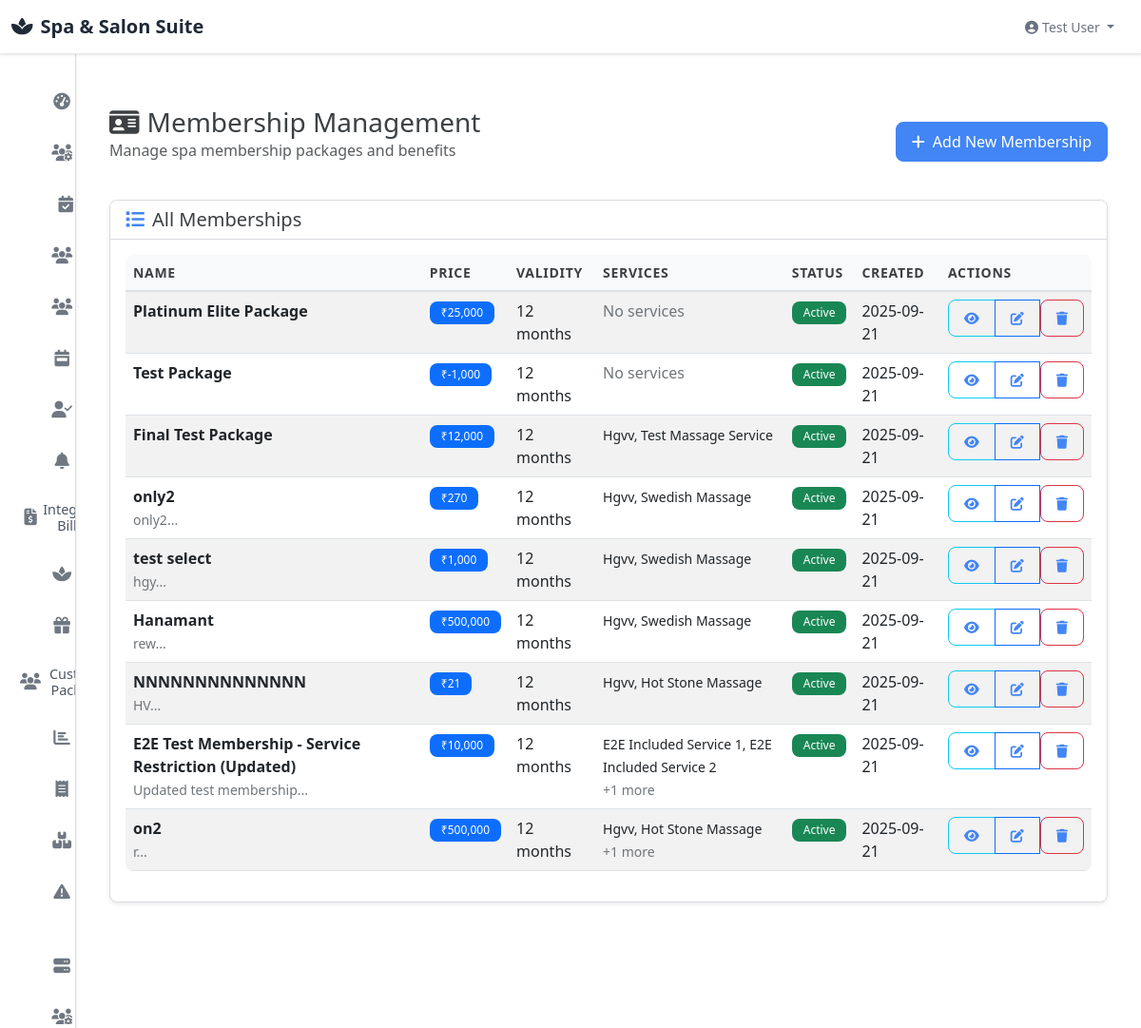
Screenshot of /memberships (signed in) with the database file from the repository.
### models.py (models this page shows, shortened)
class Membership(db.Model):
    __tablename__ = "memberships"
    id = db.Column(db.Integer, primary_key=True)
    name = db.Column(db.String(100), nullable=False)
    price = db.Column(db.Float, nullable=False)
    validity_months = db.Column(db.Integer, nullable=False)  # Usually 12
    services_included = db.Column(db.Text, nullable=True)  # Keep for backward compatibility
    description = db.Column(db.Text, nullable=True)  # Description field for membership details
    is_active = db.Column(db.Boolean, default=True, nullable=False)
    created_at = db.Column(db.DateTime, default=datetime.utcnow)
    membership_services = db.relationship('MembershipService', backref='membership', lazy=True, cascade='all, delete-orphan')

class MembershipService(db.Model):
    __tablename__ = 'membership_services'
    id = db.Column(db.Integer, primary_key=True)
    membership_id = db.Column(db.Integer, db.ForeignKey('memberships.id'), nullable=False)
    service_id = db.Column(db.Integer, db.ForeignKey('service.id'), nullable=False)
    created_at = db.Column(db.DateTime, default=datetime.utcnow)
    service = db.relationship('Service', backref='membership_services')
    __table_args__ = (db.UniqueConstraint('membership_id', 'service_id'),)

class Service(db.Model):
    id = db.Column(db.Integer, primary_key=True)
    name = db.Column(db.String(100), nullable=False)
    description = db.Column(db.Text)
    duration = db.Column(db.Integer, nullable=False)  # in minutes
    price = db.Column(db.Float, nullable=False)
    category_id = db.Column(db.Integer, db.ForeignKey('category.id'))
    category = db.Column(db.String(50), nullable=False)  # Fallback for compatibility
    is_active = db.Column(db.Boolean, default=True)
    created_at = db.Column(db.DateTime, default=datetime.utcnow)
    appointments = db.relationship('Appointment', backref='service', lazy=True)

### modules/packages/membership_views.py (the view)
@app.route('/memberships')
@login_required
def memberships_list():
    if not hasattr(current_user, 'can_access') or not current_user.can_access('packages'):
        flash('Access denied', 'danger')
        return redirect(url_for('dashboard'))
    memberships = Membership.query.all()
    return render_template('memberships/list.html', memberships=memberships)

### app.py (called while the page is built)
@login_manager.user_loader
def load_user(user_id):
    from models import User
    return User.query.get(int(user_id))

@app.context_processor
def utility_processor():
    import utils
    return dict(utils=utils)

@app.after_request
def after_request(response):
    response.headers['X-Frame-Options'] = 'SAMEORIGIN'
    response.headers['Access-Control-Allow-Origin'] = '*'
    response.headers['Access-Control-Allow-Methods'] = 'GET, POST, PUT, DELETE, OPTIONS'
    response.headers['Access-Control-Allow-Headers'] = 'Content-Type, Authorization, X-Requested-With'
    response.headers['Cache-Control'] = 'no-cache, no-store, must-revalidate'
    response.headers['Pragma'] = 'no-cache'
    response.headers['Expires'] = '0'
    return response

### models.py (called while the page is built, shortened)
    def has_role(self, role):
        if self.role_id and hasattr(self, 'dynamic_role') and self.dynamic_role:
            return self.dynamic_role.name == role
        return self.role == role

    def can_access(self, resource):
        if not self.is_active:
            return False
        if self.has_role('admin') or self.has_role('super_admin') or self.role == 'admin':
            return True

### templates/memberships/list.html (shortened to what this page needs)
{% extends "base.html" %}
{% block content %}
<div class="container-fluid">
    <div class="row">
        <div class="col-12">
            <div class="d-flex justify-content-between align-items-center mb-4">
                <div>
                    <h1 class="h3 mb-0">
                        <i class="fas fa-id-card me-2"></i>Membership Management
                    </h1>
                    <p class="text-muted">Manage spa membership packages and benefits</p>
                </div>
                <a href="{{ url_for('membership_add') }}" class="btn btn-primary">
                    <i class="fas fa-plus me-2"></i>Add New Membership
                </a>
            </div>
        </div>
    </div>
    <div class="row">
        <div class="col-12">
            <div class="card">
                <div class="card-header">
                    <h5 class="mb-0">
                        <i class="fas fa-list me-2"></i>All Memberships
                    </h5>
                </div>
                <div class="card-body">
                    {% if memberships %}
                    <div class="table-responsive">
                        <table class="table table-striped table-hover">
                            <thead class="table-dark">
                                <tr>
                                    <th>Name</th>
                                    <th>Price</th>
                                    <th>Validity</th>
                                    <th>Services</th>
                                    <th>Status</th>
                                    <th>Created</th>
                                    <th>Actions</th>
                                </tr>
                            </thead>
                            <tbody>
                                {% for membership in memberships %}
                                <tr>
                                    <td>
                                        <strong>{{ membership.name }}</strong>
                                        {% if membership.description %}
                                        <br><small class="text-muted">{{ membership.description[:50] }}...</small>
                                        {% endif %}
                                    </td>
                                    <td>
                                        <span class="badge bg-primary">₹{{ "{:,.0f}".format(membership.price) }}</span>
                                    </td>
                                    <td>{{ membership.validity_months }} months</td>
                                    <td>
                                        {% if membership.membership_services %}
                                        <small>
                                            {% for ms in membership.membership_services[:2] %}
                                                {{ ms.service.name }}{% if not loop.last %}, {% endif %}
                                            {% endfor %}
                                            {% if membership.membership_services|length > 2 %}
                                                <br><span class="text-muted">+{{ membership.membership_services|length - 2 }} more</span>
                                            {% endif %}
                                        </small>
                                        {% else %}
                                        <span class="text-muted">No services</span>
                                        {% endif %}
                                    </td>
                                    <td>
                                        {% if membership.is_active %}
                                        <span class="badge bg-success">Active</span>
                                        {% else %}
                                        <span class="badge bg-secondary">Inactive</span>
                                        {% endif %}
                                    </td>
                                    <td>
                                        {% if membership.created_at %}
                                        {{ membership.created_at.strftime('%Y-%m-%d') }}
                                        {% else %}
                                        <span class="text-muted">N/A</span>
                                        {% endif %}
                                    </td>
                                    <td>
                                        <div class="btn-group btn-group-sm">
                                            <a href="{{ url_for('membership_view', membership_id=membership.id) }}"
                                               class="btn btn-outline-info" title="View Details">
                                                <i class="fas fa-eye"></i>
                                            </a>
                                            <a href="{{ url_for('membership_edit', membership_id=membership.id) }}"
                                               class="btn btn-outline-primary" title="Edit Membership">
                                                <i class="fas fa-edit"></i>
                                            </a>
                                            <form method="POST" action="{{ url_for('membership_delete', membership_id=membership.id) }}"
                                                  style="display: inline;"
                                                  onsubmit="return confirm('Are you sure you want to delete this membership?')">
                                                <button type="submit" class="btn btn-outline-danger btn-sm" title="Delete Membership">
                                                    <i class="fas fa-trash"></i>
                                                </button>
                                            </form>
                                        </div>
                                    </td>
                                </tr>
                                {% endfor %}
                            </tbody>
                        </table>
                    </div>
                    {% endif %}
                </div>
            </div>
        </div>
    </div>
</div>
{% endblock %}

### static/css/style.css (style rules this page uses)
:root { --spa-primary: #4285f4; --spa-secondary: #8e9aaf; --spa-success: #34a853; --spa-info: #4fc3f7; --spa-warning: #fbbc04; --spa-danger: #ea4335; --spa-light: #f8f9fa; --spa-dark: #2c3e50; --bs-gutter-x: 30px; --table-border-color: #e8eaed; --table-hover-bg: #f8f9fa; --table-striped-bg: #fafbfc; --professional-bg: #ffffff; --professional-sidebar: #f5f7fa; --professional-border: #dadce0; --professional-text: #3c4043; --professional-muted: #70757a; --accepted-green: #1e8e3e; --pending-orange: #f29900; --overdue-red: #d93025; }
* { box-sizing: border-box; }
html, body { height: 100%; margin: 0; padding: 0; font-family: 'Google Sans', 'Segoe UI', Roboto, sans-serif; background-color: var(--professional-bg); color: var(--professional-text) !important; overflow-x: hidden; padding-top: 56px; }
@media (min-width: 992px) { body { padding-left: 280px; } }
.main-content .container-fluid { max-width: 100%; padding: 0; }
.main-content .row { margin: 0; --bs-gutter-x: 30px; }
.main-content [class*="col"] { padding-left: 15px !important; padding-right: 15px !important; }
body.sidebar-minimized { padding-left: 80px; transition: all 0.3s ease; }
.card { border: 1px solid var(--professional-border); border-radius: 8px; box-shadow: 0 2px 4px rgba(60, 64, 67, 0.1); transition: all 0.3s ease; background-color: var(--professional-bg); }
.card .text-muted { color: var(--professional-muted) !important; }
.card .fas, .card .fa { color: var(--spa-primary) !important; }
.card-header { background-color: var(--professional-bg); border-bottom: 1px solid var(--professional-border); font-weight: 600; border-radius: 8px 8px 0 0 !important; color: var(--professional-text) !important; }
.btn { border-radius: 0.5rem; font-weight: 500; padding: 0.5rem 1rem; transition: all 0.3s ease; }
.btn-primary { background-color: var(--spa-primary); border: 1px solid var(--spa-primary); color: white; }
.table { border-radius: 0.5rem; overflow: hidden; }
.table thead th { border-bottom: 2px solid var(--bs-border-color); font-weight: 600; text-transform: uppercase; font-size: 0.875rem; letter-spacing: 0.05em; background-color: var(--spa-light); color: var(--professional-text) !important; }
.table tbody tr { transition: all 0.3s ease; }
.badge { border-radius: 0.5rem; padding: 0.375rem 0.75rem; font-weight: 500; font-size: 0.75rem; }

### rows the page displays
Membership: name "Platinum Elite Package", price "25,000", validity_months "12", shows "No services", is_active "Active", created_at "2025-09-21"
Membership: name "Test Package", price "-1,000", validity_months "12", shows "No services", is_active "Active", created_at "2025-09-21"
Membership: name "Final Test Package", price "12,000", validity_months "12", is_active "Active", created_at "2025-09-21"
MembershipService: service.name "Hgvv"
MembershipService: service.name "Test Massage Service"
Membership: name "only2", description "only2", price "270", validity_months "12", is_active "Active", created_at "2025-09-21"
MembershipService: service.name "Hgvv"
MembershipService: service.name "Swedish Massage"
Membership: name "test select", description "hgy", price "1,000", validity_months "12", is_active "Active", created_at "2025-09-21"
MembershipService: service.name "Hgvv"
MembershipService: service.name "Swedish Massage"
Membership: name "Hanamant", description "rew", price "500,000", validity_months "12", is_active "Active", created_at "2025-09-21"
MembershipService: service.name "Hgvv"
MembershipService: service.name "Swedish Massage"
Membership: name "NNNNNNNNNNNNNN", description "HV", price "21", validity_months "12", is_active "Active", created_at "2025-09-21"
MembershipService: service.name "Hgvv"
MembershipService: service.name "Hot Stone Massage"
Membership: name "E2E Test Membership - Service Restriction (Updated)", description "Updated test membership", price "10,000", validity_months "12", membership_services|length "1", is_active "Active", created_at "2025-09-21"
MembershipService: service.name "E2E Included Service 1"
MembershipService: service.name "E2E Included Service 2"
Membership: name "on2", description "r", price "500,000", validity_months "12", membership_services|length "1", is_active "Active", created_at "2025-09-21"
MembershipService: service.name "Hgvv"
MembershipService: service.name "Hot Stone Massage"
